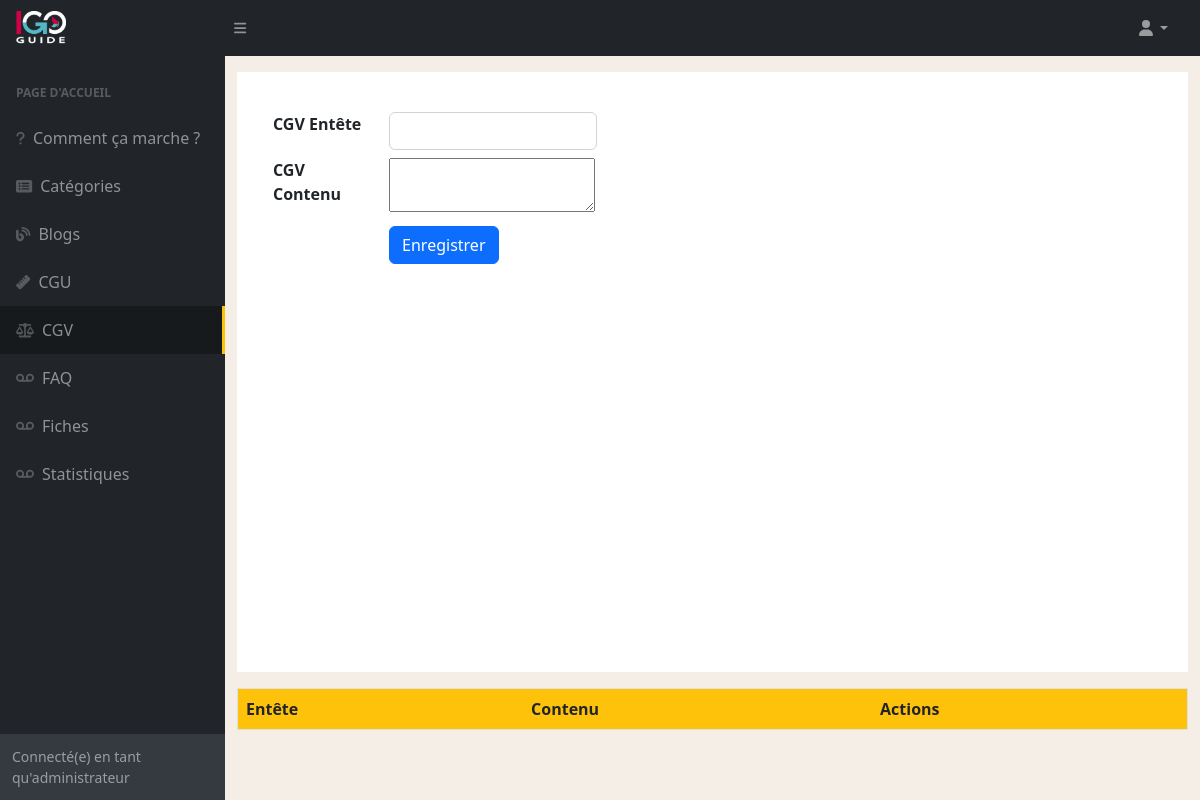
The page /index.php/dashboard/cgv on the database as committed earlier.
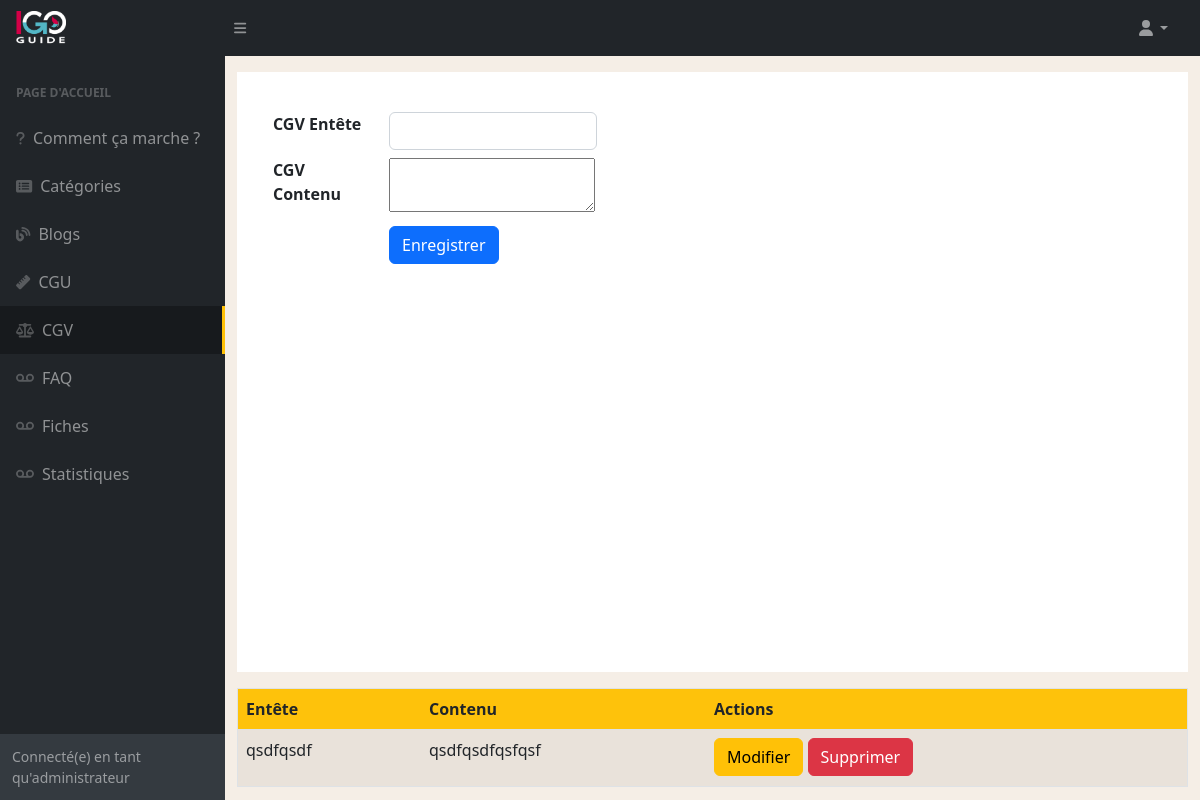
The same page on the database as committed later.
### tables this page shows
CREATE TABLE IF NOT EXISTS `cgv` (
  `cgv_id` int NOT NULL AUTO_INCREMENT,
  `cgv_entete` text NOT NULL,
  `cgv_contenu` text NOT NULL,
  PRIMARY KEY (`cgv_id`)
);

### application/controllers/Dashboard.php (called while the page is built, shortened)
<?php
    class Dashboard extends CI_Controller {
        public function __construct()
        {
            $this->load->model('FrontModel','front') ;
        }
        public function cgv() {
            $this->load->view("dashboard/cgv",["cgv" => $this->front->getCGV(),"su" => $this->front->getSU() ,]) ;
        }
    }

### index.php (called while the page is built, shortened)
<?php
require_once BASEPATH.'core/CodeIgniter.php';

### application/core/database/QueryBuilder.php (called while the page is built, shortened)
<?php
class QueryBuilder{
    protected $db;
    protected $query;
    protected $queryType;
    public function __construct(Database $db)
    {
        $this->db = $db->getConnection();
    }
    public function select($table)
    {
        $table = htmlspecialchars(trim($table));
		$this->query = "SELECT * FROM " . $table;
        $this->queryType = "select";
		return $this;
    }
    public function order($param)
	{
		$this->query .= " ORDER BY ";
		$listeOrder = "";
		foreach ($param as $key => $value) {
			$listeOrder .= $key . " " . $value . ",";
		}
		$listeOrder = trim($listeOrder, ",");
		$this->query .= $listeOrder;
		return $this;
	}
    public function execute(array $params = null)
    {
        $response = false;
        $req = null;
        try {
            $req = $this->db->prepare($this->query);
            $response = $req->execute($params);
        } catch (PDOException $e) {
            die($e->getMessage());
        }
        if($this->queryType === "select") {
            return $req->fetchAll(PDO::FETCH_OBJ);
        }
        return $response;
    }
}

### application/core/database/Database.php (called while the page is built, shortened)
<?php
class Database{
    private $pdo;
    public function __construct($config = null)
    {
        $dns = 'mysql:host='. $config["db_host"] .';port='. $config["db_port"] .';dbname=' . $config["db_name"];
        try {
            $this->pdo = new PDO($dns, $config["db_user"], $config["db_password"],self::OPTIONS);
        } catch (PDOException $e) {
            die($e->getMessage());
        }
    }
    public function getConnection()
    {
        return $this->pdo;
    }
}

### application/models/FrontModel.php (called while the page is built, shortened)
<?php
    class FrontModel extends CI_Model
    {
        public function getCGV() {
            return DB::select("cgv")
                       ->order(["cgv_id" => "ASC"])
                       ->execute(null) ;
        }
    }

### application/views/dashboard/cgv.php (the view, shortened to what the changed rows need)
<!DOCTYPE html>
<html lang="en">
<head>
    <link href="https://cdn.jsdelivr.net/npm/simple-datatables@7.1.2/dist/style.min.css" rel="stylesheet" />
    <link href="<?php echo base_url() ?>publics/dashboard/css/styles.css" rel="stylesheet" />
    <link href="<?php echo base_url() ?>publics/dashboard/css/dashboard.css" rel="stylesheet" />
</head>
<body class="sb-nav-fixed" style="background-color: #f5eee6;">
    <div id="layoutSidenav">
        <div id="layoutSidenav_content">
            <main>
                <div class="container-fluid px-4">
                    <div class="row">
                        <table class="border mt-3 table table-striped">
                            <thead style="background-color:#fec20b;">
                                <tr>
                                    <th>Entête</th>
                                    <th>Contenu</th>
                                    <th>Actions</th>
                                </tr>
                            </thead>
                            <tbody>
                                <?php if (isset($cgv)) : ?>
                                    <?php for ($i = 0; $i < count($cgv); $i++) : ?>
                                        <tr>
                                            <td><?php echo $cgv[$i]->cgv_entete; ?></td>
                                            <td><?php echo $cgv[$i]->cgv_contenu; ?></td>
                                            <td>
                                                <a href="#" class="btn btn-warning" data-bs-toggle="modal" data-bs-target="#myModal<?php echo $cgv[$i]->cgv_id ?>">Modifier</a>
                                                <a href="<?= base_url(); ?>Dashboard/dropCGV/<?php echo $cgv[$i]->cgv_id ?>" class="btn btn-danger">Supprimer</a>
                                            </td>
                                        </tr>
                                    <?php endfor; ?>
                                <?php endif; ?>
                            </tbody>
                        </table>
                    </div>
            </main>
        </div>
    </div>
</body>
</html>

Rows that differ between the two databases and show on the page:
added cgv: cgv_entete "qsdfqsdf", cgv_contenu "qsdfqsdfqsfqsf"
